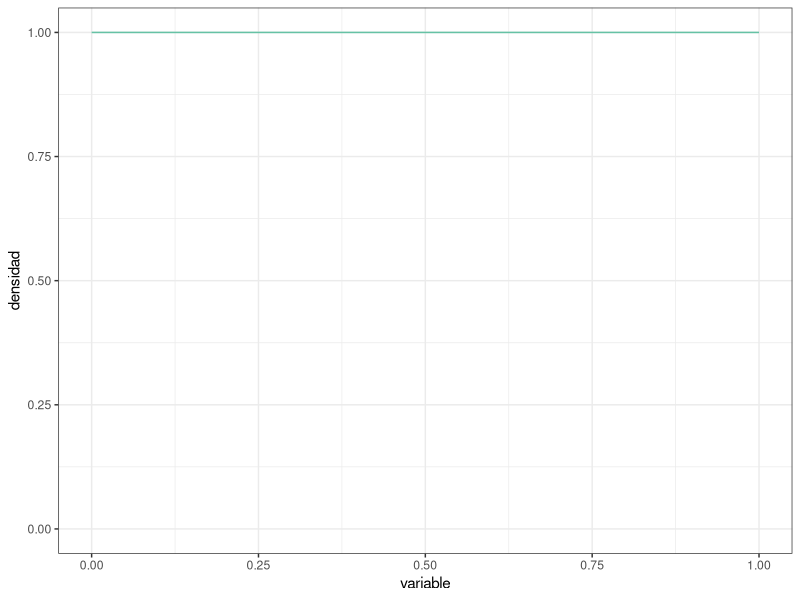
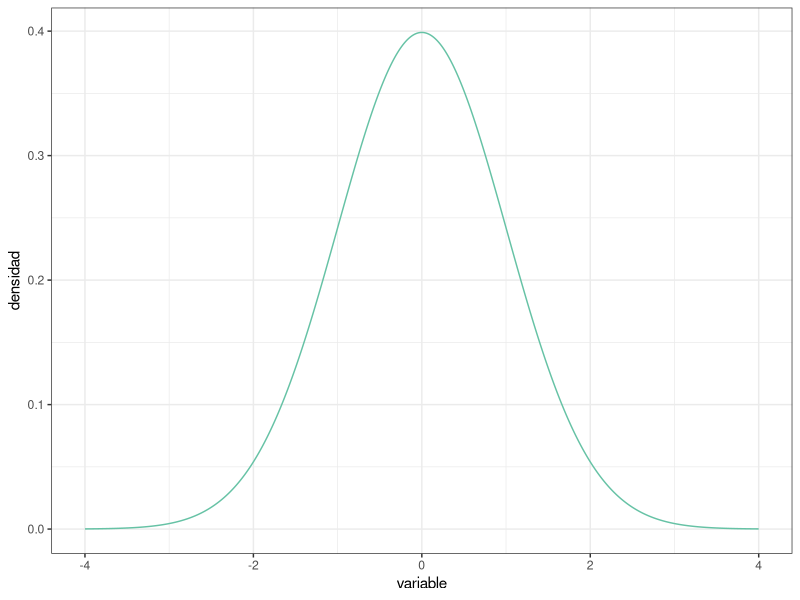
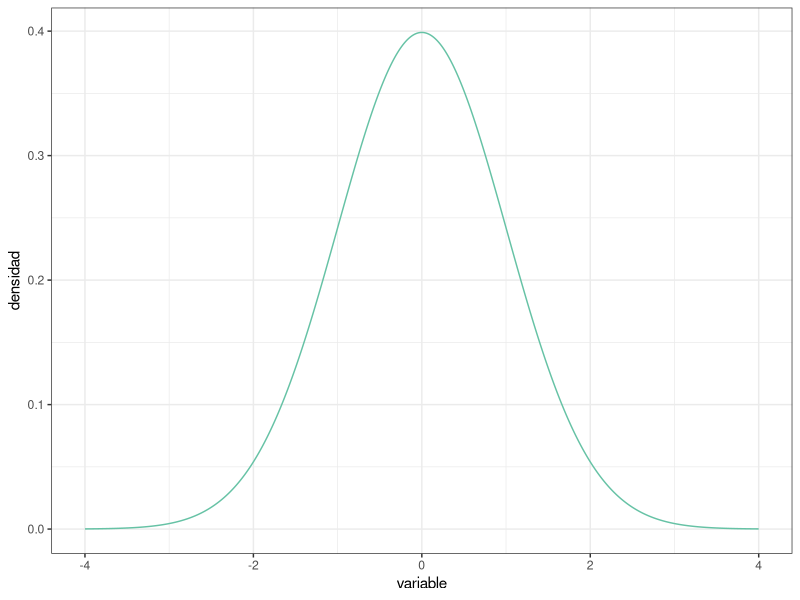
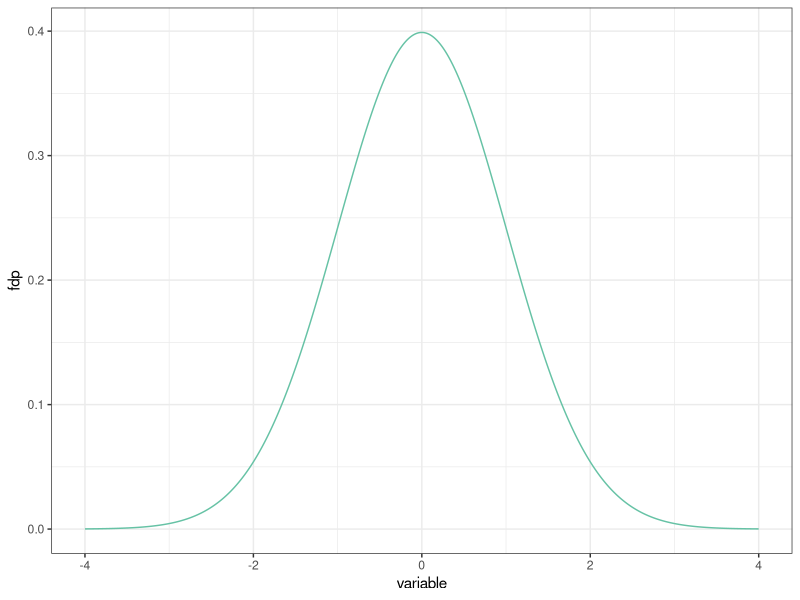
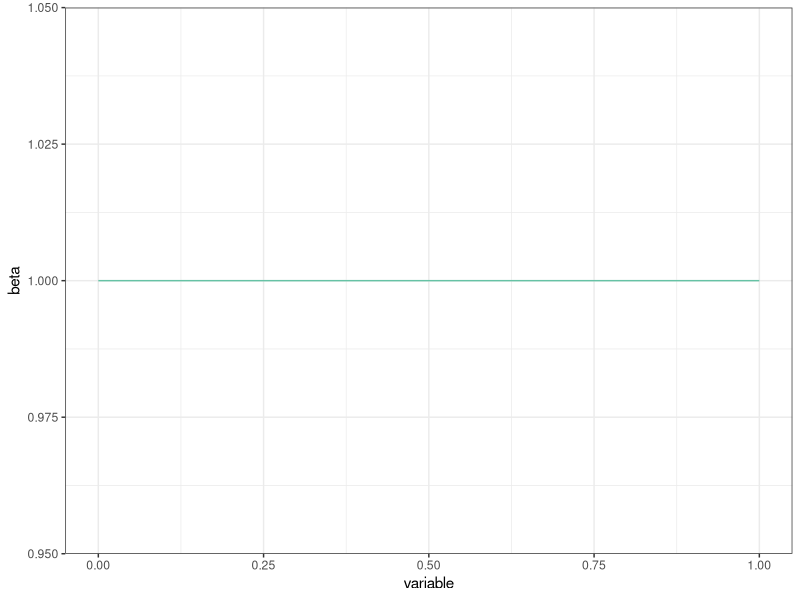
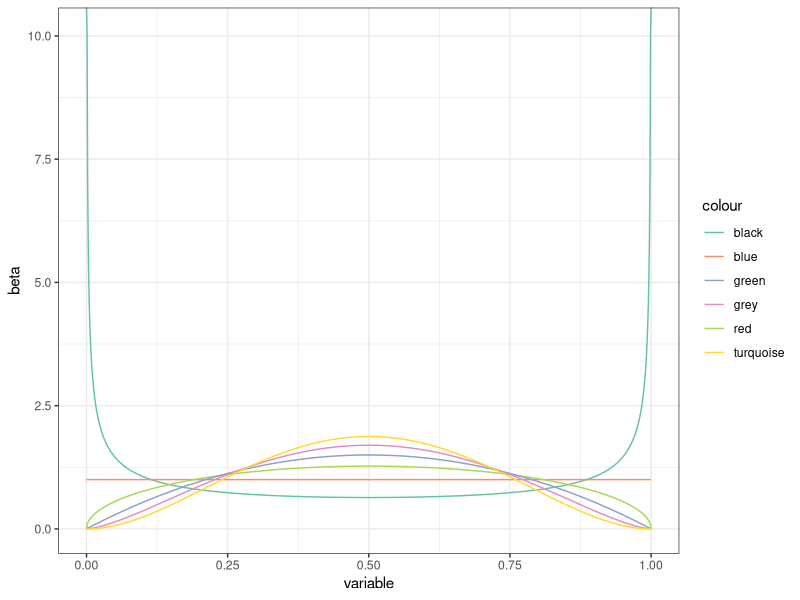
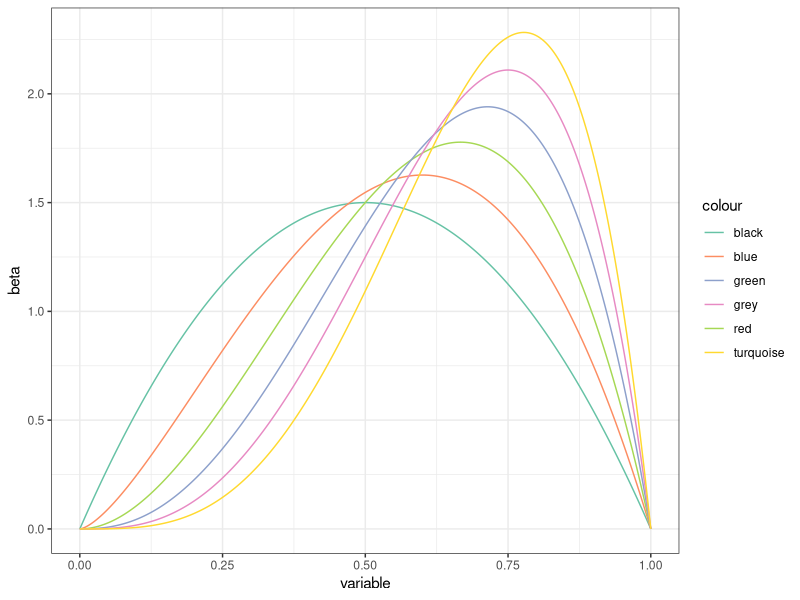
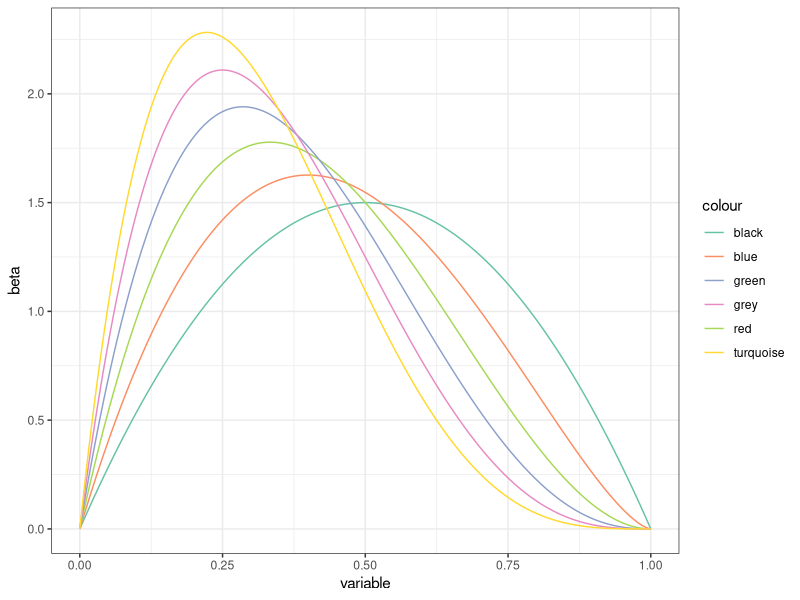

Source code (R) for these figures, in order:
## ---- chunk 1
#| message: false

# Paquetes:
library(tidyverse)
library(RColorBrewer)


# Configuración de la salida gráfica:

PALETA <- brewer.pal(8, "Set2") # Colores por defecto
color_defecto  <- PALETA[1]
options(ggplot2.discrete.colour = PALETA)

theme_set(theme_bw()) # Tema "neutro" para la representación gráfica
## ---- chunk 2
PREC     <- 1e-3 # Precisión para representar la función de densidad (milésimas)
DENS_INF <- 0    # Rango inferior de la función de densidad
DENS_SUP <- 1    # Rango superior de la función de densidad

uniforme <- tibble( # Esta función crea un "data.frame" o tabla de datos
  variable = seq(from = DENS_INF, to = DENS_SUP, by = PREC),
  densidad = variable |> dunif(min = DENS_INF, max = DENS_SUP)
)

uniforme |> glimpse() # Muestra el objeto con los datos, contiene 2 columnas 

uniforme |> # Usando la tabla de datos antes creada, crea un objeto gráfico
  ggplot(mapping = aes(x = variable, y = densidad)) + # "Mapea" columnas a
                                                      #   coordenadas
  geom_line(color = color_defecto) + # Representa mediante una línea continua
  
  ylim( # Fija el límite inferior a 0 para mostrar el eje y completo:
    0,  # (Usa la propia distribución para establecer el límite superior)
    uniforme |> pull(densidad) |> max()
  )
## ---- chunk 3
DENS_INF <- -4 # Usamos un rango más adecuado para la normal estandarizada
DENS_SUP <-  4

normal <- tibble( # Reutilizamos `PREC` del "chunk" de código anterior
  variable = seq(from = DENS_INF, to = DENS_SUP, by = PREC),
  densidad = variable |> dnorm()
)

# Al cubrir la distribución el rango desde 0 hasta el máximo, en este caso no
#   es necesario establecer los límites manualmente
normal |>
  ggplot(mapping = aes(x = variable, y = densidad)) +
  geom_line(color = color_defecto)
## ---- chunk 4
uniforme |> summarize(integral = PREC * sum(densidad))
## ---- chunk 5
uniforme |> summarize(
  integral = PREC * (sum(densidad) - 0.5 * (first(densidad) + last(densidad)))
)
## ---- chunk 6
normal |> summarize(
  integral = sum(densidad) * PREC
)
## ---- chunk 7
tibble( # Ampliando el rango a [-10, 10]:
  variable = seq(from = -10, to = 10, by = PREC),
  densidad = variable |> dnorm()
) |>
  summarize(integral = sum(densidad) * PREC)

tibble( # Usando precisión de "millonésimas":
  variable = seq(from = DENS_INF, to = DENS_SUP, by = 1e-6),
  densidad = variable |> dnorm()
) |>
  summarize(integral = sum(densidad) * 1e-6) # Misma precisión en la integral
## ---- chunk 8
uniforme |> summarize(
  integral = PREC * sum(densidad),
  integral = integral / integral # Normalización
)

normal |> summarize(
  integral = PREC * sum(densidad),
  integral = integral / integral # Normalización
)
## ---- chunk 9
max(normal$densidad)
## ---- chunk 10
normal |>
  ggplot(mapping = aes(x = variable, y = densidad)) +
  geom_line(color = color_defecto)
## ---- chunk 11
subset(normal, variable == 0)$densidad
## ---- chunk 12

normal <- tibble( # Reutilizamos `PREC` del "chunk" de código anterior
  variable = seq(from = -4, to = 4, by = PREC),
  fdp = dnorm(variable),
  fdc = pnorm(variable)
)

print(normal)
## ---- chunk 13
normal |>
  ggplot(mapping = aes(x = variable, y = fdp)) +
  geom_line(color = color_defecto)
## ---- chunk 14
print(round(sum(normal$variable * normal$fdp) * PREC),5)
## ---- chunk 15
beta <- tibble(variable = seq(from = 0, to = 1, by = PREC),
               beta = dbeta(variable, shape1 = 1, shape2 = 1))

beta |>
  ggplot(mapping = aes(x = variable, y = beta)) +
  geom_line(color = color_defecto)
## ---- chunk 16
beta_ejemplo_1 <- tibble(variable = seq(from = 0, to = 1, by = PREC),
               beta = dbeta(variable, shape1 = 0.5, shape2 = 0.5))

beta_ejemplo_2 <- tibble(variable = seq(from = 0, to = 1, by = PREC),
               beta = dbeta(variable, shape1 = 1, shape2 = 1))

beta_ejemplo_3 <- tibble(variable = seq(from = 0, to = 1, by = PREC),
               beta = dbeta(variable, shape1 = 1.5, shape2 = 1.5))

beta_ejemplo_4 <- tibble(variable = seq(from = 0, to = 1, by = PREC),
               beta = dbeta(variable, shape1 = 2, shape2 = 2))

beta_ejemplo_5 <- tibble(variable = seq(from = 0, to = 1, by = PREC),
               beta = dbeta(variable, shape1 = 2.5, shape2 = 2.5))

beta_ejemplo_6 <- tibble(variable = seq(from = 0, to = 1, by = PREC),
               beta = dbeta(variable, shape1 = 3, shape2 = 3))

ggplot() + 
  geom_line(data = beta_ejemplo_1, aes(x = variable, y = beta, color = "black")) + 
  geom_line(data = beta_ejemplo_2, aes(x = variable, y = beta, color = "blue")) + 
  geom_line(data = beta_ejemplo_3, aes(x = variable, y = beta, color = "red")) + 
  geom_line(data = beta_ejemplo_4, aes(x = variable, y = beta, color = "green")) + 
  geom_line(data = beta_ejemplo_5, aes(x = variable, y = beta, color = "grey")) + 
  geom_line(data = beta_ejemplo_6, aes(x = variable, y = beta, color = "turquoise"))

rm(beta_ejemplo_1, beta_ejemplo_2, beta_ejemplo_3, beta_ejemplo_4, beta_ejemplo_5, beta_ejemplo_6)
## ---- chunk 17
beta_ejemplo_1 <- tibble(variable = seq(from = 0, to = 1, by = PREC),
               beta = dbeta(variable, shape1 = 2, shape2 = 2))

beta_ejemplo_2 <- tibble(variable = seq(from = 0, to = 1, by = PREC),
               beta = dbeta(variable, shape1 = 2.5, shape2 = 2))

beta_ejemplo_3 <- tibble(variable = seq(from = 0, to = 1, by = PREC),
               beta = dbeta(variable, shape1 = 3, shape2 = 2))

beta_ejemplo_4 <- tibble(variable = seq(from = 0, to = 1, by = PREC),
               beta = dbeta(variable, shape1 = 3.5, shape2 = 2))

beta_ejemplo_5 <- tibble(variable = seq(from = 0, to = 1, by = PREC),
               beta = dbeta(variable, shape1 = 4, shape2 = 2))

beta_ejemplo_6 <- tibble(variable = seq(from = 0, to = 1, by = PREC),
               beta = dbeta(variable, shape1 = 4.5, shape2 = 2))

ggplot() + 
  geom_line(data = beta_ejemplo_1, aes(x = variable, y = beta, color = "black")) + 
  geom_line(data = beta_ejemplo_2, aes(x = variable, y = beta, color = "blue")) + 
  geom_line(data = beta_ejemplo_3, aes(x = variable, y = beta, color = "red")) + 
  geom_line(data = beta_ejemplo_4, aes(x = variable, y = beta, color = "green")) + 
  geom_line(data = beta_ejemplo_5, aes(x = variable, y = beta, color = "grey")) + 
  geom_line(data = beta_ejemplo_6, aes(x = variable, y = beta, color = "turquoise"))

rm(beta_ejemplo_1, beta_ejemplo_2, beta_ejemplo_3, beta_ejemplo_4, beta_ejemplo_5, beta_ejemplo_6)
## ---- chunk 18
beta_ejemplo_1 <- tibble(variable = seq(from = 0, to = 1, by = PREC),
               beta = dbeta(variable, shape1 = 2, shape2 = 2))

beta_ejemplo_2 <- tibble(variable = seq(from = 0, to = 1, by = PREC),
               beta = dbeta(variable, shape1 = 2, shape2 = 2.5))

beta_ejemplo_3 <- tibble(variable = seq(from = 0, to = 1, by = PREC),
               beta = dbeta(variable, shape1 = 2, shape2 = 3))

beta_ejemplo_4 <- tibble(variable = seq(from = 0, to = 1, by = PREC),
               beta = dbeta(variable, shape1 = 2, shape2 = 3.5))

beta_ejemplo_5 <- tibble(variable = seq(from = 0, to = 1, by = PREC),
               beta = dbeta(variable, shape1 = 2, shape2 = 4))

beta_ejemplo_6 <- tibble(variable = seq(from = 0, to = 1, by = PREC),
               beta = dbeta(variable, shape1 = 2, shape2 = 4.5))

ggplot() + 
  geom_line(data = beta_ejemplo_1, aes(x = variable, y = beta, color = "black")) + 
  geom_line(data = beta_ejemplo_2, aes(x = variable, y = beta, color = "blue")) + 
  geom_line(data = beta_ejemplo_3, aes(x = variable, y = beta, color = "red")) + 
  geom_line(data = beta_ejemplo_4, aes(x = variable, y = beta, color = "green")) + 
  geom_line(data = beta_ejemplo_5, aes(x = variable, y = beta, color = "grey")) + 
  geom_line(data = beta_ejemplo_6, aes(x = variable, y = beta, color = "turquoise"))

rm(beta_ejemplo_1, beta_ejemplo_2, beta_ejemplo_3, beta_ejemplo_4, beta_ejemplo_5, beta_ejemplo_6)
## ---- chunk 19
beta_ejemplo_1 <- tibble(variable = seq(from = 0, to = 1, by = PREC),
               beta = dbeta(variable, shape1 = 1, shape2 = 1))

beta_ejemplo_2 <- tibble(variable = seq(from = 0, to = 1, by = PREC),
               beta = dbeta(variable, shape1 = 1.1, shape2 = 1.1))

beta_ejemplo_3 <- tibble(variable = seq(from = 0, to = 1, by = PREC),
               beta = dbeta(variable, shape1 = 1.2, shape2 = 1.2))

beta_ejemplo_4 <- tibble(variable = seq(from = 0, to = 1, by = PREC),
               beta = dbeta(variable, shape1 = 1.3, shape2 = 1.3))

beta_ejemplo_5 <- tibble(variable = seq(from = 0, to = 1, by = PREC),
               beta = dbeta(variable, shape1 = 1.4, shape2 = 1.4))

beta_ejemplo_6 <- tibble(variable = seq(from = 0, to = 1, by = PREC),
               beta = dbeta(variable, shape1 = 1.5, shape2 = 1.5))

ggplot() + 
  geom_line(data = beta_ejemplo_1, aes(x = variable, y = beta, color = "black")) + 
  geom_line(data = beta_ejemplo_2, aes(x = variable, y = beta, color = "blue")) + 
  geom_line(data = beta_ejemplo_3, aes(x = variable, y = beta, color = "red")) + 
  geom_line(data = beta_ejemplo_4, aes(x = variable, y = beta, color = "green")) + 
  geom_line(data = beta_ejemplo_5, aes(x = variable, y = beta, color = "grey")) + 
  geom_line(data = beta_ejemplo_6, aes(x = variable, y = beta, color = "turquoise"))

rm(beta_ejemplo_1, beta_ejemplo_2, beta_ejemplo_3, beta_ejemplo_4, beta_ejemplo_5, beta_ejemplo_6)
## ---- chunk 20
beta_ejemplo_1 <- tibble(variable = seq(from = 0, to = 1, by = PREC),
               beta = dbeta(variable, shape1 = 1, shape2 = 1))

beta_ejemplo_2 <- tibble(variable = seq(from = 0, to = 1, by = PREC),
               beta = dbeta(variable, shape1 = 0.9, shape2 = 0.9))

beta_ejemplo_3 <- tibble(variable = seq(from = 0, to = 1, by = PREC),
               beta = dbeta(variable, shape1 = 0.8, shape2 = 0.8))

beta_ejemplo_4 <- tibble(variable = seq(from = 0, to = 1, by = PREC),
               beta = dbeta(variable, shape1 = 0.7, shape2 = 0.7))

beta_ejemplo_5 <- tibble(variable = seq(from = 0, to = 1, by = PREC),
               beta = dbeta(variable, shape1 = 0.6, shape2 = 0.6))

beta_ejemplo_6 <- tibble(variable = seq(from = 0, to = 1, by = PREC),
               beta = dbeta(variable, shape1 = 0.5, shape2 = 0.5))

ggplot() + 
  geom_line(data = beta_ejemplo_1, aes(x = variable, y = beta, color = "black")) + 
  geom_line(data = beta_ejemplo_2, aes(x = variable, y = beta, color = "blue")) + 
  geom_line(data = beta_ejemplo_3, aes(x = variable, y = beta, color = "red")) + 
  geom_line(data = beta_ejemplo_4, aes(x = variable, y = beta, color = "green")) + 
  geom_line(data = beta_ejemplo_5, aes(x = variable, y = beta, color = "grey")) + 
  geom_line(data = beta_ejemplo_6, aes(x = variable, y = beta, color = "turquoise"))

rm(beta_ejemplo_1, beta_ejemplo_2, beta_ejemplo_3, beta_ejemplo_4, beta_ejemplo_5, beta_ejemplo_6)
## ---- chunk 21

beta_previa <- tibble(variable = seq(from = 0, to = 1, by = PREC),
               beta = dbeta(variable, shape1 = 1, shape2 = 1))

beta_previa |>
  ggplot(mapping = aes(x = variable, y = beta)) +
  geom_line(color = color_defecto)

## ---- chunk 22
aceptacion_muestra <- tibble(
  id_participante   = 1:22,
  resp_descarga_app = c(
    "Si", "Si", "No", "No", "Si", "Si", "Si", "Si", "No", "Si", "Si",
    "Si", "Si", "Si", "Si", "Si", "No", "Si", "No", "Si", "Si", "Si"
  )
)

sum(aceptacion_muestra$resp_descarga_app == "Si")

## ---- chunk 23

beta_posterior <- tibble(variable = seq(from = 0, to = 1, by = PREC),
               beta = dbeta(variable, shape1 = 18, shape2 = 6))

beta_posterior |>
  ggplot(mapping = aes(x = variable, y = beta)) +
  geom_line(color = color_defecto)

## ---- chunk 24
18/(18+6)
## ---- chunk 25
round((18-1)/(18+6-2), 3)
## ---- chunk 26
aceptacion_muestra_2 <- tibble(
  id_participante   = 1:113,
  resp_descarga_app = c(
    "Si", "Si", "No", "No", "Si", "Si", "Si", "Si", "No", "Si", "Si",
    "Si", "Si", "Si", "Si", "Si", "No", "Si", "No", "Si", "Si", "Si", 
    "No", "Si", "Si", "Si", "Si", "No", "No", "Si", "No", "Si", "Si", 
    "Si", "Si", "Si", "No", "Si", "No", "No", "Si", "No", "Si", "Si", 
    "No", "No", "No", "Si", "No", "No", "Si", "Si", "No", "No", "Si", 
    "No", "Si", "No", "No", "No", "Si", "Si", "No", "Si", "Si", "No", 
    "Si", "Si", "No", "Si", "Si", "No", "Si", "No", "Si", "No", "Si", 
    "No", "No", "No", "Si", "Si", "No", "No", "Si", "Si", "No", "No", 
    "No", "Si", "Si", "No", "Si", "Si", "No", "Si", "Si", "Si", "Si", 
    "No", "Si", "No", "No", "No", "No", "No", "Si", "No", "No", "Si", 
    "Si", "Si", "Si"
  )
)

sum(aceptacion_muestra_2$resp_descarga_app == "Si")

## ---- chunk 27

beta_previa2 <- beta_posterior

beta_previa2 |>
  ggplot(mapping = aes(x = variable, y = beta)) +
  geom_line(color = color_defecto)

## ---- chunk 28

beta_posterior2 <- tibble(variable = seq(from = 0, to = 1, by = PREC),
               beta = dbeta(variable, shape1 = 66, shape2 = 49))

ggplot() + 
  geom_line(data = beta_previa, aes(x = variable, y = beta, color = "black")) + 
  geom_line(data = beta_posterior, aes(x = variable, y = beta, color = "blue")) + 
  geom_line(data = beta_posterior2, aes(x = variable, y = beta, color = "red"))

## ---- chunk 29
round(66/(66+49),3)
## ---- chunk 30
round((66-1)/(66+49-2), 3)
## ---- chunk 31
aceptacion_muestra_total <- bind_rows(
  aceptacion_muestra, aceptacion_muestra_2
) |>
  mutate(id_participante = row_number()) # Los ID están colapsados en una serie

sum(aceptacion_muestra_total$resp_descarga_app == "Si")
length(aceptacion_muestra_total$id_participante)
## ---- chunk 32

beta_posterior3 <- tibble(variable = seq(from = 0, to = 1, by = PREC),
               beta = dbeta(variable, shape1 = 83, shape2 = 54))

ggplot() + 
  geom_line(data = beta_previa, aes(x = variable, y = beta, color = "black")) + 
  geom_line(data = beta_posterior, aes(x = variable, y = beta, color = "blue")) + 
  geom_line(data = beta_posterior2, aes(x = variable, y = beta, color = "red")) + 
  geom_line(data = beta_posterior3, aes(x = variable, y = beta, color = "green"))

## ---- chunk 33
round(83/(83+52),3)
## ---- chunk 34
round((83-1)/(83+52-2), 3)
## ---- chunk 35
clase_1 <- tibble(
  id     = 1:27,
  tiempo = c(
    242, 249, 278, 273, 227, 257, 276, 236, 214, 141, 200, 201, 
    228, 271, 160, 275, 156, 246, 293, 306, 263, 247, 224, 160, 277, 
    168, 250
  )
)

clase_2 <- tibble(
  id     = 1:24,
  tiempo = c(
    195, 176, 237, 258, 226, 254, 292, 212, 215, 298, 235, 244, 
    144, 227, 166, 194, 261, 187, 224, 233, 180, 167, 193, 282
  )
)
## ---- chunk 36

clase_total <- rbind(clase_1, clase_2)

# Tamaño de la muestra de información:

length(clase_total$tiempo)

# Media

mean(clase_total$tiempo)

# Varianza

var(clase_total$tiempo)

## ---- chunk 37

# k

k <- round(51/(51+(1901.44/1156)),2)
print(k)

# Media posterior

round((1-k)*1156+k*227.80,2)

# Varianza posterior

round(k*(1901.44/51),2)

## ---- chunk 38

normal_previa <- tibble(variable = seq(from = 100, to = 400, by = PREC),
                        densidad = dnorm(variable, mean = 247, sd = sqrt(1156)))

normal_posterior <- tibble(variable = seq(from = 100, to = 400, by = PREC),
                        densidad = dnorm(variable, mean = 255.65, sd = sqrt(36.16)))

ggplot() + 
  geom_line(data = normal_previa, aes(x = variable, y = densidad, color = "black")) + 
  geom_line(data = normal_posterior, aes(x = variable, y = densidad, color = "blue"))
